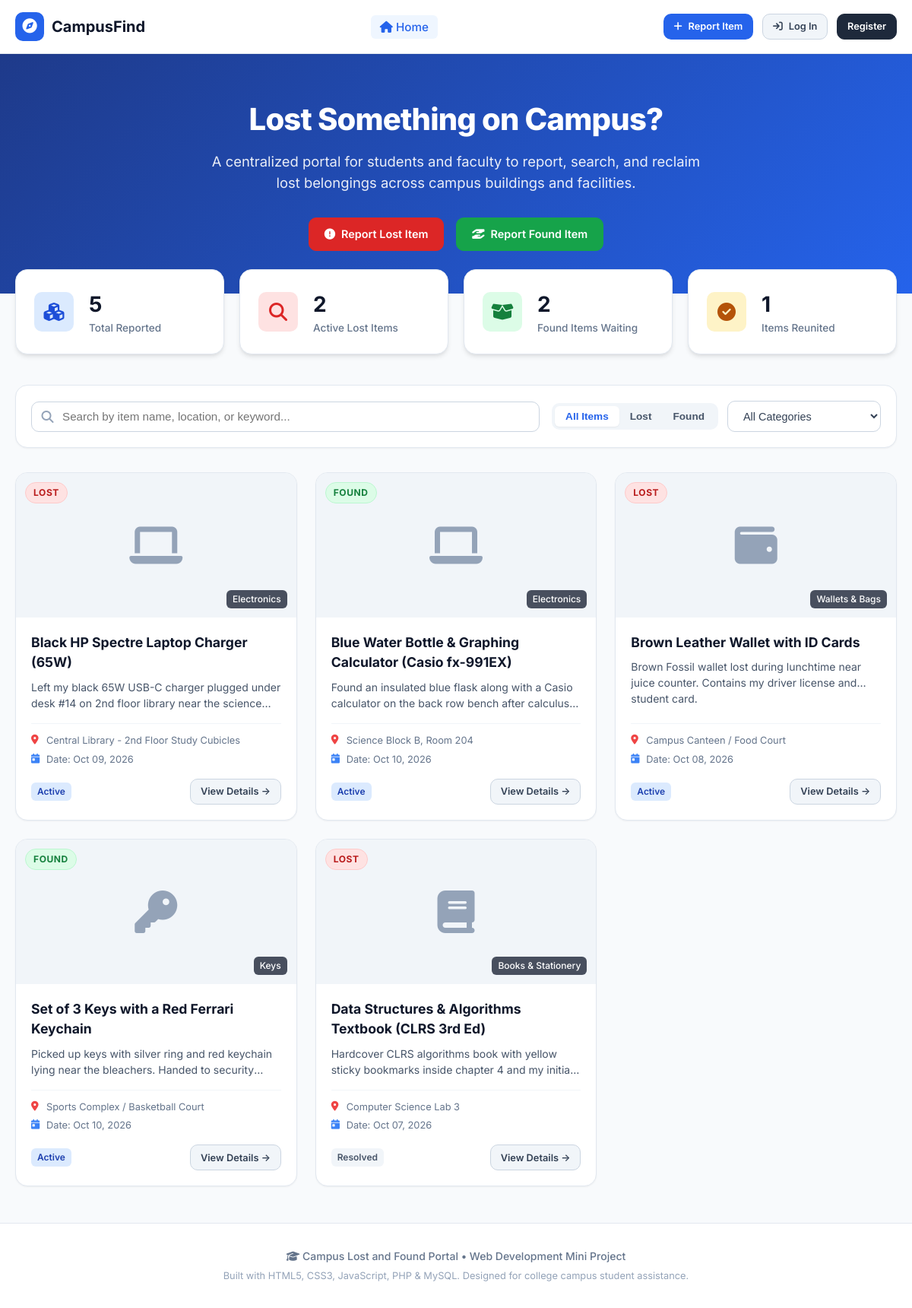
The page / on the database its author committed.
### tables this page shows
CREATE TABLE items (
    id INT AUTO_INCREMENT PRIMARY KEY,
    user_id INT NOT NULL,
    type ENUM('lost', 'found') NOT NULL,
    title VARCHAR(150) NOT NULL,
    category ENUM('Electronics', 'Student ID & Cards', 'Books & Stationery', 'Wallets & Bags', 'Keys', 'Clothing & Accessories', 'Others') NOT NULL,
    location VARCHAR(150) NOT NULL,
    item_date DATE NOT NULL,
    description TEXT NOT NULL,
    image_path VARCHAR(255) DEFAULT NULL,
    contact_phone VARCHAR(20) NOT NULL,
    status ENUM('active', 'claimed', 'resolved') DEFAULT 'active',
    created_at TIMESTAMP DEFAULT CURRENT_TIMESTAMP,
    FOREIGN KEY (user_id) REFERENCES users(id) ON DELETE CASCADE
);

### db.php (called while the page is built, shortened)
<?php
function isLoggedIn(): bool {
    return isset($_SESSION['user_id']);
}
function currentUser(): ?array {
    if (!isLoggedIn()) {
        return null;
    }
    return [
        'id'         => $_SESSION['user_id'],
        'student_id' => $_SESSION['student_id'] ?? '',
        'full_name'  => $_SESSION['full_name'] ?? '',
        'email'      => $_SESSION['email'] ?? '',
        'role'       => $_SESSION['role'] ?? 'student'
    ];
}
?>

### index.php (the view, shortened to what this page needs)
<?php
require_once __DIR__ . '/config/db.php';
$statsStmt = $pdo->query("
    SELECT
        COUNT(*) AS total_items,
        SUM(CASE WHEN type = 'lost' AND status = 'active' THEN 1 ELSE 0 END) AS active_lost,
        SUM(CASE WHEN type = 'found' AND status = 'active' THEN 1 ELSE 0 END) AS active_found,
        SUM(CASE WHEN status = 'resolved' THEN 1 ELSE 0 END) AS resolved_items
    FROM items
");
$stats = $statsStmt->fetch() ?: ['total_items' => 0, 'active_lost' => 0, 'active_found' => 0, 'resolved_items' => 0];
$stmt = $pdo->query("
    SELECT items.*, users.full_name, users.student_id
    FROM items
    JOIN users ON items.user_id = users.id
    ORDER BY items.created_at DESC
");
$items = $stmt->fetchAll();
function getCategoryIcon(string $category): string {
    return match ($category) {
        'Electronics' => 'fa-laptop',
        'Student ID & Cards' => 'fa-id-card',
        'Books & Stationery' => 'fa-book',
        'Wallets & Bags' => 'fa-wallet',
        'Keys' => 'fa-key',
        'Clothing & Accessories' => 'fa-shirt',
        default => 'fa-box',
    };
}
require_once __DIR__ . '/includes/header.php';
require_once __DIR__ . '/includes/navbar.php';
?>
<div class="hero">
    <div class="container">
        <h1>Lost Something on Campus?</h1>
        <p>A centralized portal for students and faculty to report, search, and reclaim lost belongings across campus buildings and facilities.</p>
        <div class="hero-actions">
            <a href="post-item.php?type=lost" class="btn btn-primary" style="background: #dc2626; border-color: #dc2626;">
                <i class="fa-solid fa-circle-exclamation"></i> Report Lost Item
            </a>
            <a href="post-item.php?type=found" class="btn btn-primary" style="background: #16a34a; border-color: #16a34a;">
                <i class="fa-solid fa-hand-holding-hand"></i> Report Found Item
            </a>
        </div>
    </div>
</div>
<div class="container">
    <div class="stats-grid">
        <div class="stat-card">
            <div class="stat-icon blue">
                <i class="fa-solid fa-cubes"></i>
            </div>
            <div class="stat-info">
                <h3><?= number_format($stats['total_items'] ?? 0) ?></h3>
                <p>Total Reported</p>
            </div>
        </div>
        <div class="stat-card">
            <div class="stat-icon red">
                <i class="fa-solid fa-magnifying-glass"></i>
            </div>
            <div class="stat-info">
                <h3><?= number_format($stats['active_lost'] ?? 0) ?></h3>
                <p>Active Lost Items</p>
            </div>
        </div>
        <div class="stat-card">
            <div class="stat-icon green">
                <i class="fa-solid fa-box-open"></i>
            </div>
            <div class="stat-info">
                <h3><?= number_format($stats['active_found'] ?? 0) ?></h3>
                <p>Found Items Waiting</p>
            </div>
        </div>
        <div class="stat-card">
            <div class="stat-icon amber">
                <i class="fa-solid fa-circle-check"></i>
            </div>
            <div class="stat-info">
                <h3><?= number_format($stats['resolved_items'] ?? 0) ?></h3>
                <p>Items Reunited</p>
            </div>
        </div>
    </div>
    <div class="filter-card">
        <div class="filter-row">
            <div class="search-box">
                <i class="fa-solid fa-magnifying-glass icon"></i>
                <input type="text" id="searchQuery" placeholder="Search by item name, location, or keyword...">
            </div>
            <div class="filter-group">
                <div class="pill-group">
                    <button type="button" class="pill-btn active" data-type="all">All Items</button>
                    <button type="button" class="pill-btn" data-type="lost">Lost</button>
                    <button type="button" class="pill-btn" data-type="found">Found</button>
                </div>
                <select id="categoryFilter" class="filter-select">
                    <option value="all">All Categories</option>
                </select>
            </div>
        </div>
    </div>
    <div class="item-grid" id="itemsContainer">
        <?php if (empty($items)): ?>
            <div class="empty-state">
                <div class="empty-state-icon">
                    <i class="fa-regular fa-folder-open"></i>
                </div>
                <h3>No Items Reported Yet</h3>
                <p>Be the first to post a lost or found item to help our campus community.</p>
            </div>
        <?php else: ?>
            <?php foreach ($items as $item): ?>
                <div class="item-card"
                     data-type="<?= htmlspecialchars($item['type']) ?>"
                     data-category="<?= htmlspecialchars($item['category']) ?>"
                     data-title="<?= htmlspecialchars($item['title']) ?>"
                     data-location="<?= htmlspecialchars($item['location']) ?>"
                     data-desc="<?= htmlspecialchars($item['description']) ?>">
                    <div class="item-image-wrapper">
                        <?php if (!empty($item['image_path']) && file_exists(__DIR__ . '/' . $item['image_path'])): ?>
                            <img src="<?= htmlspecialchars($item['image_path']) ?>" alt="<?= htmlspecialchars($item['title']) ?>" class="item-image">
                        <?php else: ?>
                            <i class="fa-solid <?= getCategoryIcon($item['category']) ?> item-placeholder-icon"></i>
                        <?php endif; ?>
                        <span class="badge-tag <?= $item['type'] === 'lost' ? 'badge-lost' : 'badge-found' ?>">
                            <?= strtoupper(htmlspecialchars($item['type'])) ?>
                        </span>
                        <span class="badge-category">
                            <?= htmlspecialchars($item['category']) ?>
                        </span>
                    </div>
                    <div class="item-content">
                        <h4 class="item-title" title="<?= htmlspecialchars($item['title']) ?>">
                            <?= htmlspecialchars($item['title']) ?>
                        </h4>
                        <p class="item-desc">
                            <?= htmlspecialchars($item['description']) ?>
                        </p>
                        <div class="item-meta">
                            <div class="meta-row">
                                <i class="fa-solid fa-location-dot" style="color: #ef4444; width: 14px;"></i>
                                <span title="<?= htmlspecialchars($item['location']) ?>"><?= htmlspecialchars($item['location']) ?></span>
                            </div>
                            <div class="meta-row">
                                <i class="fa-solid fa-calendar-day" style="color: #3b82f6; width: 14px;"></i>
                                <span>Date: <?= date('M d, Y', strtotime($item['item_date'])) ?></span>
                            </div>
                        </div>
                        <div class="item-footer">
                            <span class="item-status-pill status-<?= htmlspecialchars($item['status']) ?>">
                                <?= ucfirst(htmlspecialchars($item['status'])) ?>
                            </span>
                            <a href="item-details.php?id=<?= $item['id'] ?>" class="btn btn-secondary btn-sm">
                                View Details &rarr;
                            </a>
                        </div>
                    </div>
                </div>
            <?php endforeach; ?>
        <?php endif; ?>
    </div>
</div>
<?php require_once __DIR__ . '/includes/footer.php'; ?>

### header.php (shortened to what this page needs)
<!DOCTYPE html>
<html lang="en">
<head>
    <link rel="stylesheet" href="https://cdnjs.cloudflare.com/ajax/libs/font-awesome/6.5.1/css/all.min.css">
    <link rel="stylesheet" href="assets/css/style.css">
</head>
<body>

### navbar.php (shortened to what this page needs)
<?php
require_once __DIR__ . '/../config/db.php';
$user = currentUser();
$currentPage = basename($_SERVER['PHP_SELF']);
?>
<nav class="navbar">
    <div class="container nav-container">
        <a href="index.php" class="brand">
            <div class="brand-icon">
                <i class="fa-solid fa-compass"></i>
            </div>
            <span>CampusFind</span>
        </a>
        <ul class="nav-links">
            <li>
                <a href="index.php" class="<?= $currentPage === 'index.php' ? 'active' : '' ?>">
                    <i class="fa-solid fa-house"></i> Home
                </a>
            </li>
        </ul>
        <div style="display: flex; align-items: center; gap: 12px;">
            <a href="post-item.php" class="btn btn-primary btn-sm">
                <i class="fa-solid fa-plus"></i> Report Item
            </a>
            <?php if ($user): ?>
                <span class="user-badge" title="Student ID: <?= htmlspecialchars($user['student_id']) ?>">
                    <i class="fa-solid fa-user-circle"></i> <?= htmlspecialchars($user['full_name']) ?>
                </span>
                <a href="logout.php" class="btn btn-secondary btn-sm" title="Log out">
                    <i class="fa-solid fa-arrow-right-from-bracket"></i>
                </a>
            <?php else: ?>
                <a href="login.php" class="btn btn-secondary btn-sm">
                    <i class="fa-solid fa-arrow-right-to-bracket"></i> Log In
                </a>
                <a href="register.php" class="btn btn-primary btn-sm" style="background:#1e293b; border-color:#1e293b;">
                    Register
                </a>
            <?php endif; ?>
        </div>
    </div>
</nav>

### footer.php (shortened to what this page needs)
<footer class="footer">
    <div class="container">
        <p style="margin-bottom: 6px; font-weight: 500;">
            <i class="fa-solid fa-graduation-cap"></i> Campus Lost and Found Portal &bull; Web Development Mini Project
        </p>
        <p style="font-size: 0.8rem; color: #94a3b8;">
            Built with HTML5, CSS3, JavaScript, PHP &amp; MySQL. Designed for college campus student assistance.
        </p>
    </div>
</footer>
</body>
</html>

### rows shown on the page
items: type "LOST", category "Electronics", title "Black HP Spectre Laptop Charger (65W)", description "Left my black 65W USB-C charger plugged under desk #14 on 2nd floor library near the…", location "Central Library - 2nd Floor Study Cubicles", item_date "Oct 09, 2026", status "Active"
items: type "FOUND", category "Electronics", title "Blue Water Bottle & Graphing Calculator (Casio fx-991EX)", description "Found an insulated blue flask along with a Casio calculator on the back row bench after…", location "Science Block B, Room 204", item_date "Oct 10, 2026", status "Active"
items: type "LOST", category "Wallets & Bags", title "Brown Leather Wallet with ID Cards", description "Brown Fossil wallet lost during lunchtime near juice counter. Contains my driver license and student card.", location "Campus Canteen / Food Court", item_date "Oct 08, 2026", status "Active"
items: type "FOUND", category "Keys", title "Set of 3 Keys with a Red Ferrari Keychain", description "Picked up keys with silver ring and red keychain lying near the bleachers. Handed to…", location "Sports Complex / Basketball Court", item_date "Oct 10, 2026", status "Active"
items: type "LOST", category "Books & Stationery", title "Data Structures & Algorithms Textbook (CLRS 3rd Ed)", description "Hardcover CLRS algorithms book with yellow sticky bookmarks inside chapter 4 and my…", location "Computer Science Lab 3", item_date "Oct 07, 2026", status "Resolved"

### other values the page prints
$stats['total_items'] "5"
$stats['active_lost'] "2"
$stats['active_found'] "2"
$stats['resolved_items'] "1"
